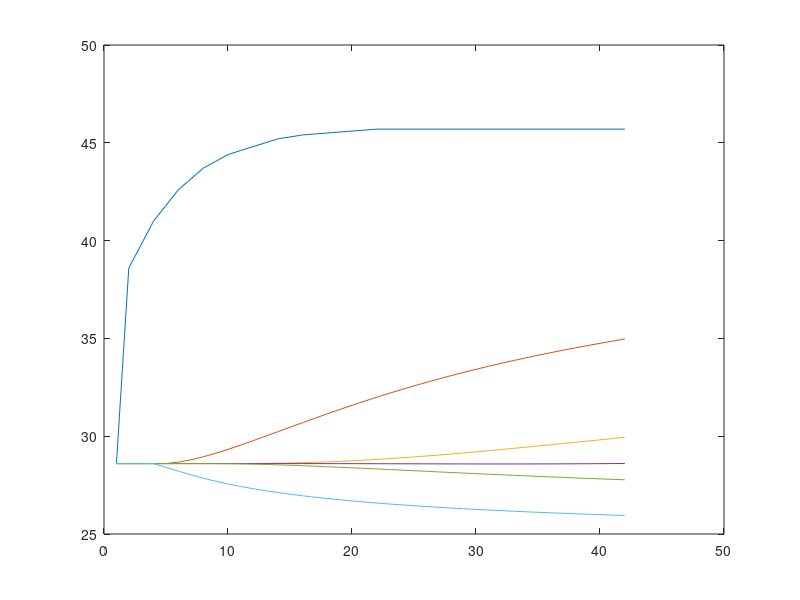

The MATLAB script that drew this image:
clear all;
clc;

m = 42;
n = 24;
Tw = 24;
Ti = 28.6;
delr = 2;
delt = 30;
T = zeros(m,n);
alpha = 0.039;

%Boundary conditions
T(:,n) = Tw;
T(1:m/2,1) = [38.6 41.0 42.6 43.7 44.4 44.8 45.2 45.4 45.5 45.6 45.7 45.7 45.7 45.7 45.7 45.7 45.7 45.7 45.7 45.7 45.7];
for i = m/2:-1:1
    T(2*i) = T(i);
end
for i = 2:m/2
    T(2*i - 1) = (T(2*i) + T(2*i -2))/2;
end

%Initial condition
T(1,:) = Ti;

for i = 1:m-1
    for j = 2:n-1
        T(i+1,j) = T(i,j) + alpha*delt*(T(i,j+1) - 2*T(i,j) + T(i,j-1))/(delr*delr) + alpha*delt*(T(i,j+1)-T(i,j))/((2*i+5)*delr);
    end
end
for i = 1:6
    plot(1:m,T(:,4*i-3));
    hold on;
end